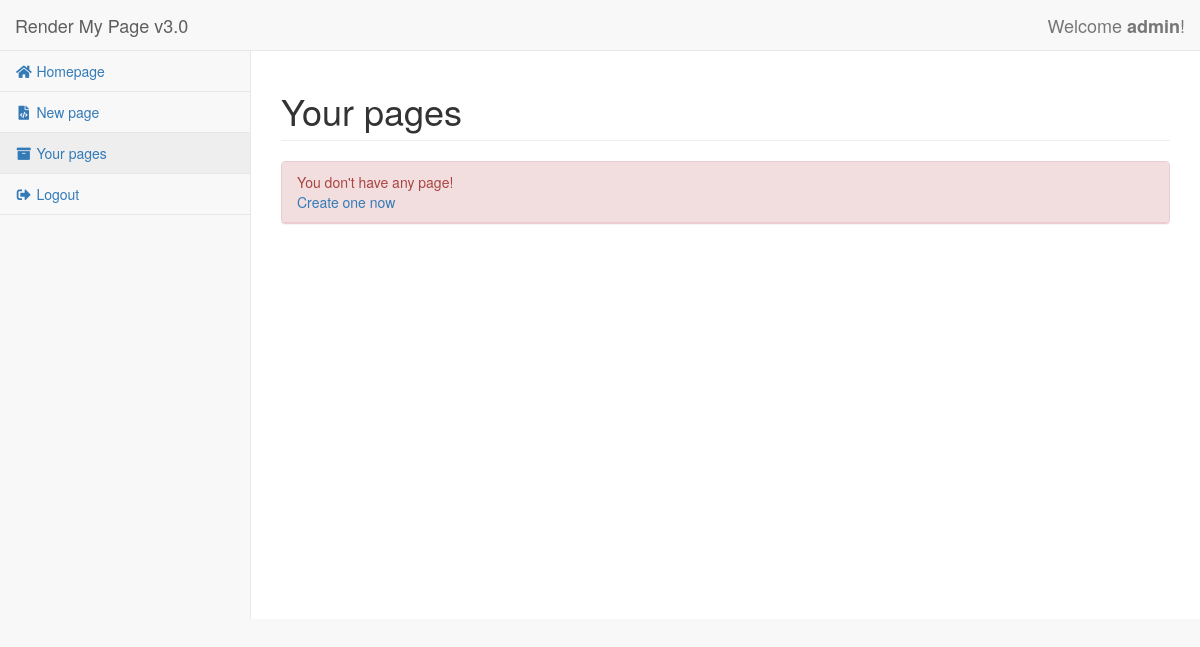
The app's page /web/src/your_pages.php (signed in), older data.
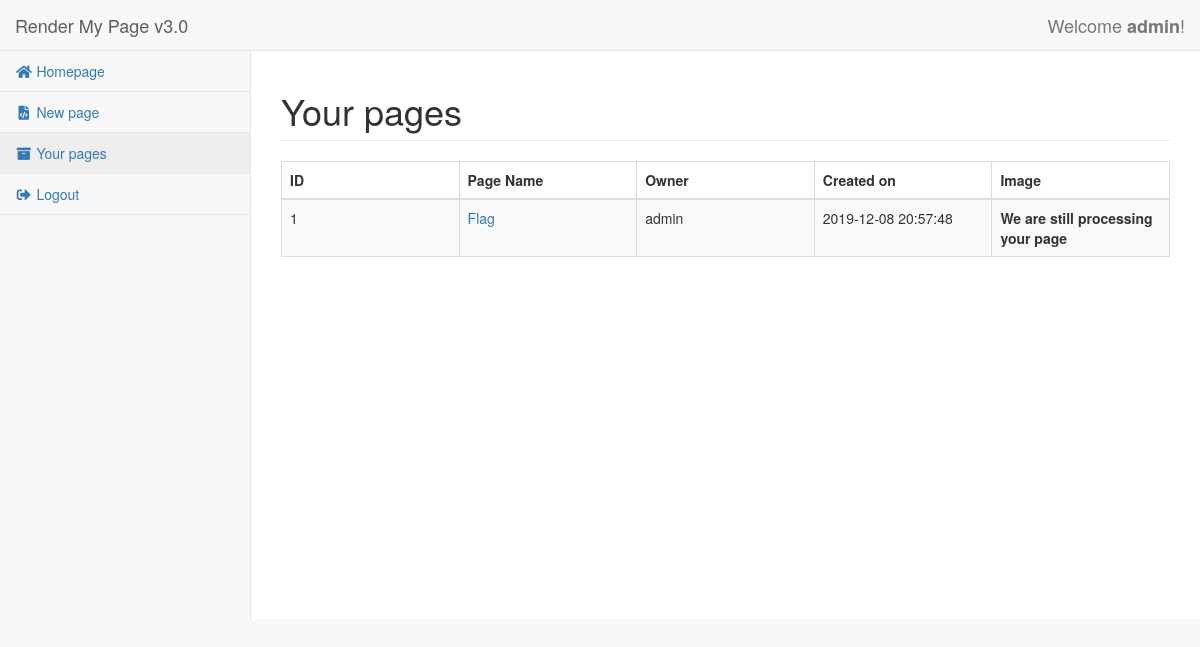
The same page, newer data.
### tables this page shows
CREATE TABLE `pages` (
  `id` int(11) NOT NULL,
  `user_id` int(11) NOT NULL,
  `name` varchar(128) NOT NULL,
  `content` text NOT NULL,
  `created` datetime NOT NULL DEFAULT CURRENT_TIMESTAMP,
  `image` TEXT NULL,
  `processed` BOOLEAN NOT NULL DEFAULT FALSE
);

CREATE TABLE `users` (
  `id` int(11) NOT NULL,
  `username` varchar(32) NOT NULL,
  `password` varchar(255) NOT NULL,
  `rank` int(11) NOT NULL DEFAULT '0'
);

### web/src/includes/config.php (called while the page is built, shortened)
<?php
$site_name = "Render My Page";
$site_version = "v3.0";

### web/src/includes/login_manager.php (called while the page is built, shortened)
<?php
require_once('config.php');
function get_user_data()
{
    $db = new mysqli($GLOBALS['db_host'], $GLOBALS['db_user'], $GLOBALS['db_pass'], $GLOBALS['db_name']);
    if($user_stmt = $db->prepare("SELECT * FROM users WHERE id = ?"))
    {
        $user_stmt->bind_param("i", $_SESSION['userID']);
        $user_stmt->execute();
        $user_result = $user_stmt->get_result();
        $user_row = $user_result->fetch_assoc();
        return $user_row;
    }
    return null;
}

### web/src/your_pages.php (the view, shortened to what the changed rows need)
<?php
require_once('includes/login_manager.php');
$user_data = get_user_data();
$db = new mysqli($GLOBALS['db_host'], $GLOBALS['db_user'], $GLOBALS['db_pass'], $GLOBALS['db_name']);
$pages = $db->query("SELECT pages.*, users.username FROM pages JOIN users ON pages.user_id = users.id WHERE pages.user_id = ".intval($user_data['id']));
?>
<?php include('includes/template_header.php'); ?>
<div id="page-wrapper">
    <div class="row">
        <div class="col-lg-12">
            <h1 class="page-header">Your pages</h1>
        </div>
    </div>
    <?php if($pages->num_rows <= 0): ?>
        <div class="row">
            <div class="col-lg-12">
                <div class="panel panel-danger">
                    <div class="panel-heading">
                        You don't have any page!<br>
                        <a href="new_page.php">Create one now</a>
                    </div>
                </div>
            </div>
        </div>
    <?php else: ?>
        <div class="row">
            <div class="col-lg-12">
                <div class="table-responsive">
                    <table class="table table-striped table-bordered table-hover">
                        <thead>
                        <tr>
                            <th class="col-md-2">ID</th>
                            <th class="col-md-2">Page Name</th>
                            <th class="col-md-2">Owner</th>
                            <th class="col-md-2">Created on</th>
                            <th class="col-md-2">Image</th>
                        </tr>
                        </thead>
                        <tbody>
                            <?php
                            while ($page_row = $pages->fetch_assoc()) {
                                $id = $page_row['id'];
                                $name = htmlspecialchars($page_row['name']);
                                $created = $page_row['created'];
                                $owner = htmlspecialchars($page_row['username']);
                                $processed = $page_row['processed'];
                            ?>
                                <tr>
                                    <td><?= $id ?></td>
                                    <td><a href="page.php?id=<?= $id ?>"><?= $name ?></a></td>
                                    <td><?= $owner ?></td>
                                    <td><?= $created ?></td>
                                    <td>
                                        <?php if(!$processed): ?>
                                            <b>We are still processing your page</b>
                                        <?php endif; ?>
                                    </td>
                                </tr>
                            <?php
                            }
                            ?>
                        </tbody>
                    </table>
                </div>
            </div>
        </div>
    <?php endif; ?>
</div>
<?php include('includes/template_footer.php'); ?>

### web/src/includes/template_header.php (shortened to what the changed rows need)
<!DOCTYPE html>
<html lang="en">
<head>
    <link href="vendor/bootstrap/css/bootstrap.min.css" rel="stylesheet">
    <link href="vendor/metisMenu/metisMenu.min.css" rel="stylesheet">
    <link href="dist/css/sb-admin-2.css" rel="stylesheet">
    <link href="vendor/morrisjs/morris.css" rel="stylesheet">
    <link href="vendor/font-awesome/css/all.min.css" rel="stylesheet" type="text/css">
</head>
<body>
<div id="wrapper">
    <nav class="navbar navbar-default navbar-static-top" role="navigation" style="margin-bottom: 0">
        <div class="navbar-header">
            <a class="navbar-brand" href="index.php"><?= $site_name ?> <?= $site_version ?></a>
        </div>
    </nav>

Row changes from the older to the newer data that the page shows:
added pages: id "1", name "Flag", user.username "admin", created "2019-12-08 20:57:48", processed "We are still processing your page"
Text that changed along with them:
text no longer shown: "You don't have any page! Create one now"
text now shown: "ID Page Name Owner Created on Image"
